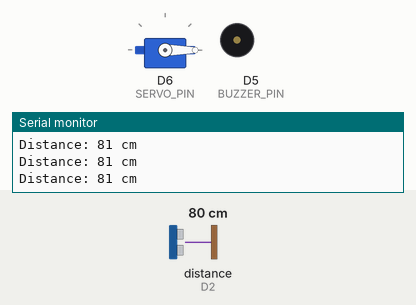
A sketch run on a simulated ESP8266 (NodeMCU). Parts: servo, buzzer (waves = sounding), the last lines printed to the serial monitor. Inputs (shaded band) come from the test bench; at power-on: distance to the obstacle (sensor on D2) 80 cm. The echo pulse lasts 58.3 µs per cm.

Above: at 1.2 s.
1.3 s: distance to the obstacle (sensor on D2) set to 6 cm
2.8 s: distance to the obstacle (sensor on D2) set to 3 cm
At 3.2 s:
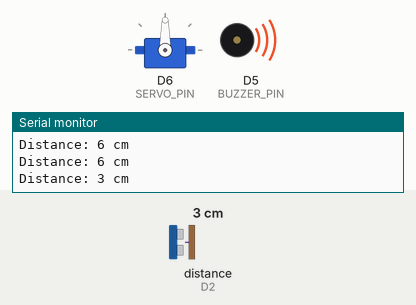
4.3 s: distance to the obstacle (sensor on D2) set to 9 cm
At 5.8 s:
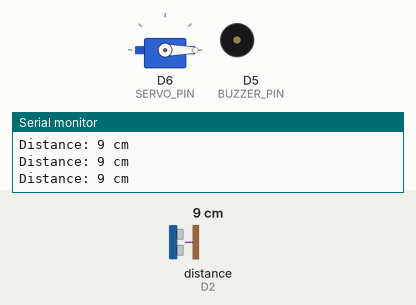
6.1 s: distance to the obstacle (sensor on D2) set to 2 cm
At 6.4 s:
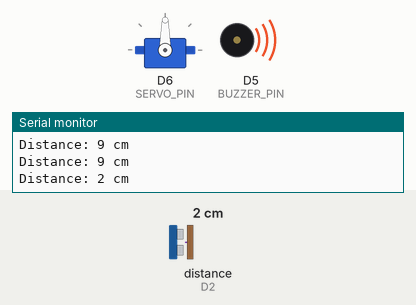
Timing chart, 0 to 8.6 s (numbered marks = the images above; inputs shaded):
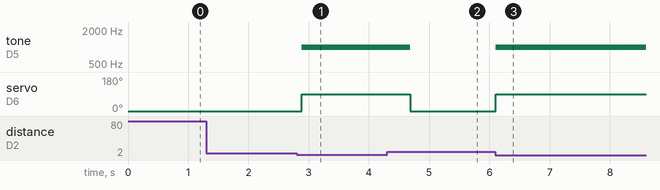

Measured:
- the behaviour switches between 5 and 4 cm on distance to the obstacle (sensor on D2) (found by bisection; images 0 and 1)
- after the input at 2.8 s, tone on D5 (BUZZER_PIN): silent → 1000 Hz after 0.09 s; servo on D6 (SERVO_PIN): 0° → 90° after 0.09 s
- after the input at 4.3 s, tone on D5 (BUZZER_PIN): 1000 Hz → silent after 0.39 s; servo on D6 (SERVO_PIN): 90° → 0° after 0.39 s
- after the input at 6.1 s, tone on D5 (BUZZER_PIN): silent → 1000 Hz at once; servo on D6 (SERVO_PIN): 0° → 90° at once

The sketch:

test1.ino
```cpp
#include <NewPing.h>
#include <Servo.h>

// Pin definitions
#define TRIG_PIN D4       // GPIO2
#define ECHO_PIN D2       // GPIO0
#define BUZZER_PIN D5     // GPIO14
#define SERVO_PIN D6      // GPIO12

#define MAX_DISTANCE 300  // Maximum distance for HC-SR04 (in cm)
#define DETECTION_THRESHOLD 5
#define SERVO_OPEN_ANGLE 90
#define SERVO_CLOSED_ANGLE 0

NewPing sonar(TRIG_PIN, ECHO_PIN, MAX_DISTANCE);
Servo myServo;

void setup() {
  pinMode(BUZZER_PIN, OUTPUT);
  digitalWrite(BUZZER_PIN, LOW); // Make sure buzzer is off initially
  myServo.attach(SERVO_PIN);
  myServo.write(SERVO_CLOSED_ANGLE); // Close servo initially
  Serial.begin(9600);
  Serial.println("Booting...");  // Add this line

}

void loop() {
  unsigned int distance = sonar.ping_cm();
  Serial.print("Distance: ");
  Serial.print(distance);
  Serial.println(" cm");

  if (distance > 0 && distance < DETECTION_THRESHOLD) {
    tone(BUZZER_PIN, 1000);               // Start buzzer tone
    myServo.write(SERVO_OPEN_ANGLE);     // Move servo to 90°
    delay(500);
  } else {
    noTone(BUZZER_PIN);                  // Stop buzzer
    myServo.write(SERVO_CLOSED_ANGLE);   // Move servo back to 0°
  }

  delay(100);
}
```
